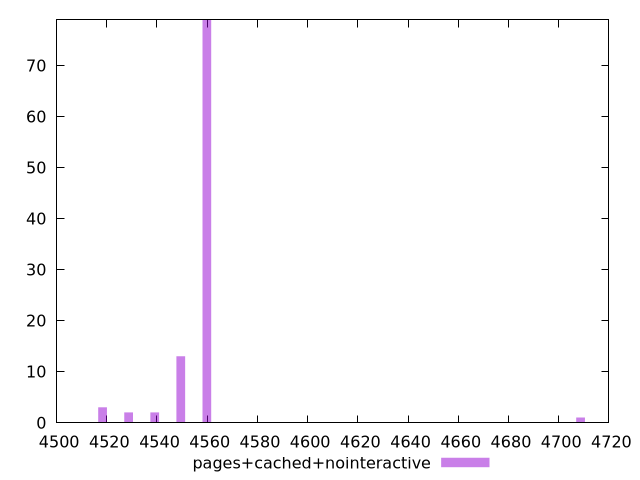

Recreate this plot in gnuplot.
$_pagesCachedNointeractive <<EOF
4559.846138321458 79
4549.459245067878 13
4539.072351814299 2
4518.298565307139 3
4708.724941622766 1
4528.685458560719 2
EOF
set key outside below
set terminal pngcairo
set output "report_00005_2020-11-02T22-26-11.212Z/unused-javascript/pages+cached+nointeractive//raw_hist.png"
set yrange [0:79]
set boxwidth 3.4622977511932103
set style fill transparent solid 0.5 noborder
plot $_pagesCachedNointeractive title "pages+cached+nointeractive" with boxes ,
